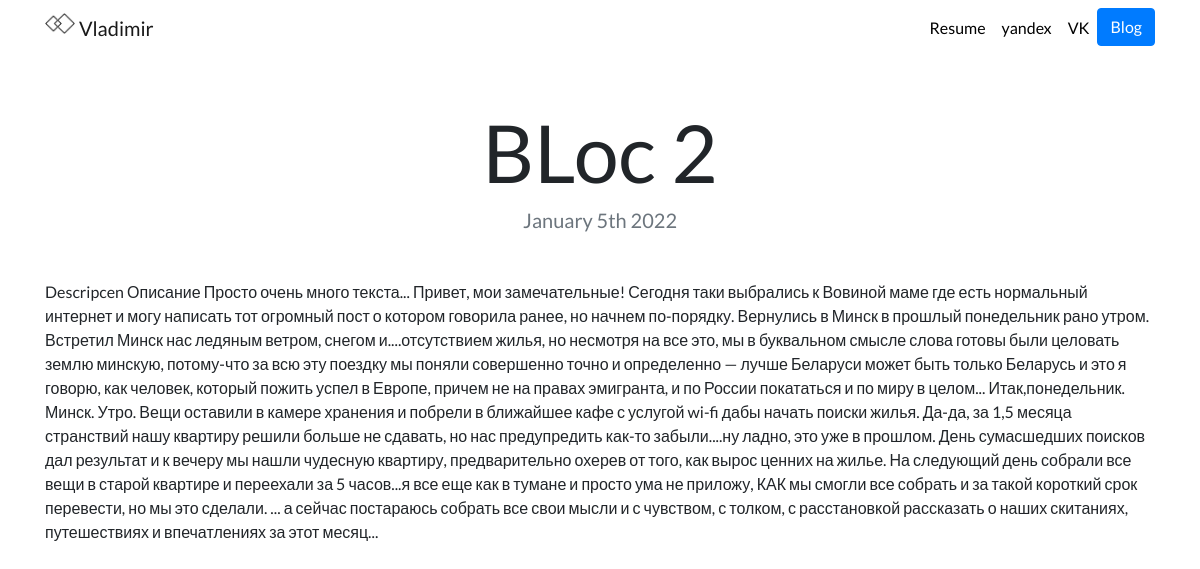
Page /blog/2 on the committed database.
### blog/models.py (models this page shows)
class Blog(models.Model):
    title = models.CharField(max_length=200)
    description = models.TextField()
    date = models.DateField()

### blog/views.py (the view)
# urls.py: path('<int:blog_id>', views.detail, name='detail'),
def detail(reguest, blog_id):
    blog = get_object_or_404(Blog, pk=blog_id)
    return render(reguest, 'blog/detail.html', {'blog': blog})

### blog/templates/blog/detail.html
{% extends "portfolio/base.html" %}
{% load static %}
{% block content %}
<h1 class="text-center mt-5" id="blogdetailtitle">{{ blog.title }}</h1>
<h5 class="text-center text-muted mb-5">{{ blog.date|date:'F jS Y' }}</h5>
{{ blog.description|safe }}
{% endblock %}

### portfolio/static/portfolio/custom.css (style rules this page uses)
body { font-family: 'Lato', sans-serif; }
@media (min-width: 992px) { #blogdetailtitle { font-size: 5rem; } }

### rows in the picture
Blog: title "BLoc 2", date "January 5th 2022", description "Descripcen Описание Просто очень много текста... Привет, мои замечательные! Сегодня таки выбрались к Вовиной маме где есть нормальный интернет и могу написать тот огромный пост о котором говорила ранее, но начнем по-порядку. Вернулись в Минск в прошлый понедельник рано утром. Встретил Минск нас ледяным ветром, снегом и....отсутствием жилья, но несмотря на все это, мы в буквальном смысле слова готовы были целовать землю минскую, потому-что за всю эту поездку мы поняли совершенно точно и определенно — лучше Беларуси может быть только Беларусь и это я говорю, как человек, который пожить успел в Европе, причем не на правах эмигранта, и по России покататься и по миру в целом... Итак,понедельник.…"
